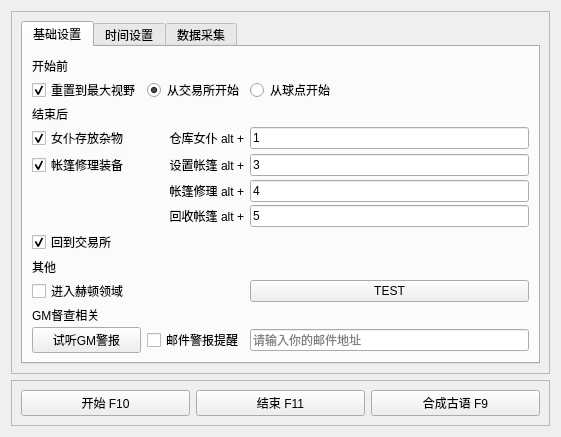
<?xml version="1.0" encoding="UTF-8"?>
<ui version="4.0">
 <class>OpCtrl</class>
 <widget class="QWidget" name="OpCtrl">
  <property name="geometry">
   <rect>
    <x>0</x>
    <y>0</y>
    <width>561</width>
    <height>410</height>
   </rect>
  </property>
  <property name="windowTitle">
   <string>Form</string>
  </property>
  <layout class="QHBoxLayout" name="horizontalLayout_2">
   <item>
    <layout class="QVBoxLayout" name="verticalLayout">
     <item>
      <widget class="QFrame" name="frame">
       <property name="frameShape">
        <enum>QFrame::StyledPanel</enum>
       </property>
       <property name="frameShadow">
        <enum>QFrame::Raised</enum>
       </property>
       <layout class="QGridLayout" name="gridLayout_2">
        <item row="0" column="0">
         <widget class="QTabWidget" name="tabWidget">
          <property name="currentIndex">
           <number>0</number>
          </property>
          <widget class="QWidget" name="BasicTab">
           <attribute name="title">
            <string>基础设置</string>
           </attribute>
           <layout class="QGridLayout" name="gridLayout_3">
            <item row="0" column="0">
             <layout class="QGridLayout" name="gridLayout">
              <property name="horizontalSpacing">
               <number>6</number>
              </property>
              <property name="verticalSpacing">
               <number>3</number>
              </property>
              <item row="6" column="2">
               <widget class="QLabel" name="label_6">
                <property name="text">
                 <string>帐篷修理 alt +</string>
                </property>
                <property name="alignment">
                 <set>Qt::AlignRight|Qt::AlignTrailing|Qt::AlignVCenter</set>
                </property>
               </widget>
              </item>
              <item row="13" column="1">
               <widget class="QPushButton" name="AuditionAlarmButton">
                <property name="text">
                 <string>试听GM警报</string>
                </property>
               </widget>
              </item>
              <item row="4" column="1">
               <widget class="QCheckBox" name="UseWarehouseMaidCheckBox">
                <property name="toolTip">
                 <string>需要至少有4个仓库女仆，存放：記憶的碎片、獵人勛章、以及兩種召喚怪物掉落的雜物</string>
                </property>
                <property name="text">
                 <string>女仆存放杂物</string>
                </property>
                <property name="checked">
                 <bool>true</bool>
                </property>
               </widget>
              </item>
              <item row="4" column="2">
               <widget class="QLabel" name="label_2">
                <property name="text">
                 <string>仓库女仆 alt +</string>
                </property>
                <property name="alignment">
                 <set>Qt::AlignRight|Qt::AlignTrailing|Qt::AlignVCenter</set>
                </property>
               </widget>
              </item>
              <item row="7" column="3">
               <widget class="QKeySequenceEdit" name="RecycleTentkeySequenceEdit">
                <property name="keySequence">
                 <string>5</string>
                </property>
               </widget>
              </item>
              <item row="8" column="1">
               <widget class="QCheckBox" name="BackExchangeCheckBox">
                <property name="toolTip">
                 <string>开启后，角色打完背包的球后会自动回到交易所取球，然后再回到球场继续打球</string>
                </property>
                <property name="text">
                 <string>回到交易所</string>
                </property>
                <property name="checked">
                 <bool>true</bool>
                </property>
               </widget>
              </item>
              <item row="5" column="1">
               <widget class="QCheckBox" name="RepairWeaponsCheckBox">
                <property name="toolTip">
                 <string>需要购买珍珠商品帐篷</string>
                </property>
                <property name="text">
                 <string>帐篷修理装备</string>
                </property>
                <property name="checked">
                 <bool>true</bool>
                </property>
               </widget>
              </item>
              <item row="10" column="1">
               <widget class="QCheckBox" name="IntoHuttonCheckBox">
                <property name="toolTip">
                 <string>BETA功能，确保游戏分辨率为1920 * 1080，需要确认所在线是否可以进入赫顿领域，赛季及新手线不支持</string>
                </property>
                <property name="text">
                 <string>进入赫顿领域</string>
                </property>
                <property name="tristate">
                 <bool>false</bool>
                </property>
               </widget>
              </item>
              <item row="13" column="3">
               <widget class="QLineEdit" name="EmailEdit">
                <property name="placeholderText">
                 <string>请输入你的邮件地址</string>
                </property>
               </widget>
              </item>
              <item row="1" column="3">
               <widget class="QRadioButton" name="StartAtCallPlaceButton">
                <property name="text">
                 <string>从球点开始</string>
                </property>
                <property name="checked">
                 <bool>false</bool>
                </property>
               </widget>
              </item>
              <item row="0" column="1">
               <widget class="QLabel" name="label">
                <property name="text">
                 <string>开始前</string>
                </property>
               </widget>
              </item>
              <item row="11" column="1">
               <widget class="QLabel" name="label_11">
                <property name="text">
                 <string>GM督查相关</string>
                </property>
               </widget>
              </item>
              <item row="6" column="3">
               <widget class="QKeySequenceEdit" name="RepairWeaponskeySequenceEdit">
                <property name="keySequence">
                 <string>4</string>
                </property>
               </widget>
              </item>
              <item row="5" column="2">
               <widget class="QLabel" name="label_5">
                <property name="text">
                 <string>设置帐篷 alt +</string>
                </property>
                <property name="alignment">
                 <set>Qt::AlignRight|Qt::AlignTrailing|Qt::AlignVCenter</set>
                </property>
               </widget>
              </item>
              <item row="7" column="2">
               <widget class="QLabel" name="label_7">
                <property name="text">
                 <string>回收帐篷 alt +</string>
                </property>
                <property name="alignment">
                 <set>Qt::AlignRight|Qt::AlignTrailing|Qt::AlignVCenter</set>
                </property>
               </widget>
              </item>
              <item row="4" column="3">
               <widget class="QKeySequenceEdit" name="WarehouseMaidkeySequenceEdit">
                <property name="keySequence">
                 <string>1</string>
                </property>
               </widget>
              </item>
              <item row="1" column="1">
               <widget class="QCheckBox" name="ResetViewCheckBox">
                <property name="text">
                 <string>重置到最大视野</string>
                </property>
                <property name="checked">
                 <bool>true</bool>
                </property>
                <property name="tristate">
                 <bool>false</bool>
                </property>
               </widget>
              </item>
              <item row="5" column="3">
               <widget class="QKeySequenceEdit" name="SetTentSequenceEdit">
                <property name="keySequence">
                 <string>3</string>
                </property>
               </widget>
              </item>
              <item row="10" column="3">
               <widget class="QPushButton" name="TestButton">
                <property name="toolTip">
                 <string>GM报警</string>
                </property>
                <property name="text">
                 <string>TEST</string>
                </property>
               </widget>
              </item>
              <item row="13" column="2">
               <widget class="QCheckBox" name="EmailAlarmCheckBox">
                <property name="text">
                 <string>邮件警报提醒</string>
                </property>
               </widget>
              </item>
              <item row="3" column="1">
               <widget class="QLabel" name="label_3">
                <property name="text">
                 <string>结束后</string>
                </property>
               </widget>
              </item>
              <item row="9" column="1">
               <widget class="QLabel" name="label_4">
                <property name="text">
                 <string>其他</string>
                </property>
               </widget>
              </item>
              <item row="1" column="2">
               <widget class="QRadioButton" name="StartAtTradingWarehouseButton">
                <property name="text">
                 <string>从交易所开始</string>
                </property>
                <property name="checked">
                 <bool>true</bool>
                </property>
               </widget>
              </item>
             </layout>
            </item>
           </layout>
          </widget>
          <widget class="QWidget" name="TimeTab">
           <attribute name="title">
            <string>时间设置</string>
           </attribute>
           <layout class="QGridLayout" name="gridLayout_5">
            <item row="0" column="0">
             <layout class="QGridLayout" name="gridLayout_4">
              <item row="1" column="1">
               <widget class="QLineEdit" name="Boss2CanBeHitCoolTimeEdit">
                <property name="text">
                 <string>12</string>
                </property>
               </widget>
              </item>
              <item row="0" column="0">
               <widget class="QLabel" name="label_8">
                <property name="text">
                 <string>召唤到玛格岚可以被打(s)</string>
                </property>
                <property name="wordWrap">
                 <bool>true</bool>
                </property>
               </widget>
              </item>
              <item row="2" column="1">
               <widget class="QLineEdit" name="SkillGroup1KillBoss1CostEdit">
                <property name="text">
                 <string>1.5</string>
                </property>
               </widget>
              </item>
              <item row="1" column="0">
               <widget class="QLabel" name="label_9">
                <property name="text">
                 <string>玛格岚死到柯尔特出现(s)</string>
                </property>
                <property name="wordWrap">
                 <bool>true</bool>
                </property>
               </widget>
              </item>
              <item row="0" column="1">
               <widget class="QLineEdit" name="Boss1CanBeHitCoolTimeEdit">
                <property name="text">
                 <string>36.5</string>
                </property>
               </widget>
              </item>
              <item row="2" column="0">
               <widget class="QLabel" name="label_12">
                <property name="text">
                 <string>技能组1预计击杀耗时(s)</string>
                </property>
                <property name="wordWrap">
                 <bool>true</bool>
                </property>
               </widget>
              </item>
              <item row="3" column="0">
               <widget class="QLabel" name="label_10">
                <property name="text">
                 <string>球点至交易所的耗时(s)</string>
                </property>
                <property name="wordWrap">
                 <bool>true</bool>
                </property>
               </widget>
              </item>
              <item row="3" column="1">
               <widget class="QLineEdit" name="backTradingHouseTimeEdit">
                <property name="text">
                 <string>140</string>
                </property>
               </widget>
              </item>
             </layout>
            </item>
           </layout>
          </widget>
          <widget class="QWidget" name="DataCollectionTab">
           <attribute name="title">
            <string>数据采集</string>
           </attribute>
           <layout class="QGridLayout" name="gridLayout_7">
            <item row="0" column="0">
             <layout class="QGridLayout" name="gridLayout_6">
              <item row="3" column="0">
               <widget class="QCheckBox" name="CollectMagramOrKhalkCheckBox">
                <property name="text">
                 <string>采集玛格岚或柯尔克截图</string>
                </property>
               </widget>
              </item>
              <item row="0" column="0">
               <widget class="QCheckBox" name="CollectTaskOverCheckBox">
                <property name="text">
                 <string>采集任务完成截图</string>
                </property>
               </widget>
              </item>
              <item row="4" column="0">
               <widget class="QCheckBox" name="CollectUseWarehouseMaidCheckBox">
                <property name="text">
                 <string>采集仓库女仆清理背包截图</string>
                </property>
               </widget>
              </item>
              <item row="1" column="0">
               <widget class="QCheckBox" name="CollectBagUiCheckBox">
                <property name="text">
                 <string>采集收集背包UI截图</string>
                </property>
               </widget>
              </item>
              <item row="2" column="0">
               <widget class="QCheckBox" name="CollectProcessBarCheckBox">
                <property name="text">
                 <string>采集进度条截图</string>
                </property>
               </widget>
              </item>
              <item row="5" column="0">
               <widget class="QCheckBox" name="CollectFindNPCCheckBox">
                <property name="text">
                 <string>采集寻找NLP的UI截图</string>
                </property>
               </widget>
              </item>
              <item row="0" column="1">
               <widget class="QCheckBox" name="CollectGMCheck">
                <property name="text">
                 <string>采集GM督查截图</string>
                </property>
                <property name="checked">
                 <bool>true</bool>
                </property>
               </widget>
              </item>
             </layout>
            </item>
           </layout>
          </widget>
         </widget>
        </item>
       </layout>
      </widget>
     </item>
     <item>
      <widget class="QFrame" name="frame_2">
       <property name="frameShape">
        <enum>QFrame::StyledPanel</enum>
       </property>
       <property name="frameShadow">
        <enum>QFrame::Raised</enum>
       </property>
       <layout class="QHBoxLayout" name="horizontalLayout_3">
        <item>
         <layout class="QHBoxLayout" name="horizontalLayout">
          <item>
           <widget class="QPushButton" name="StartPauseButton">
            <property name="text">
             <string>开始 F10</string>
            </property>
           </widget>
          </item>
          <item>
           <widget class="QPushButton" name="EndButton">
            <property name="text">
             <string>结束 F11</string>
            </property>
           </widget>
          </item>
          <item>
           <widget class="QPushButton" name="MergeALButton">
            <property name="text">
             <string>合成古语 F9</string>
            </property>
           </widget>
          </item>
         </layout>
        </item>
       </layout>
      </widget>
     </item>
    </layout>
   </item>
  </layout>
 </widget>
 <resources/>
 <connections/>
</ui>
